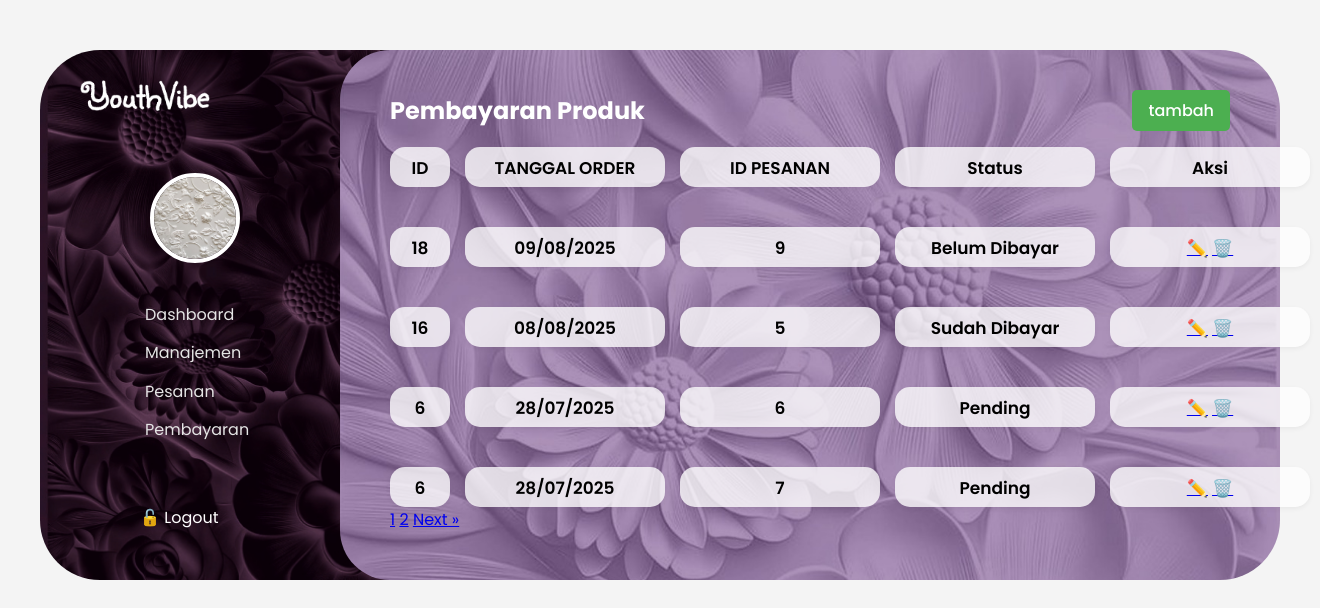
The app's page /admin/pembayaran.php with its own data.
### tables this page shows
CREATE TABLE `pembayaran` (
  `id` int(11) NOT NULL,
  `nama_user` varchar(50) NOT NULL,
  `id_barang` int(50) NOT NULL,
  `harga` int(255) NOT NULL,
  `status` varchar(50) NOT NULL,
  `tanggal_pembayaran` date NOT NULL
);

CREATE TABLE `pesanan` (
  `id_pesanan` int(11) NOT NULL,
  `id_user` int(11) NOT NULL,
  `id_produk` int(11) NOT NULL,
  `nama_penerima` varchar(100) NOT NULL,
  `alamat_pengiriman` text NOT NULL,
  `jumlah` int(11) NOT NULL,
  `catatan` text DEFAULT NULL,
  `tanggal_pesan` datetime DEFAULT current_timestamp()
);

### admin/pembayaran.php (the view, shortened to what this page needs)
<?php
include '../koneksi.php';
$limit = 4;
$page = isset($_GET['page']) ? (int)$_GET['page'] : 1;
$start = ($page - 1) * $limit;
$total_result = mysqli_query($koneksi, "SELECT COUNT(*) AS total FROM pembayaran");
$total_row = mysqli_fetch_assoc($total_result);
$total_data = $total_row['total'];
$total_pages = ceil($total_data / $limit);
$query = "
  SELECT pembayaran.*, pesanan.id_pesanan
  FROM pembayaran
  JOIN pesanan ON pembayaran.id_barang = pesanan.id_produk
  ORDER BY pembayaran.id DESC
  LIMIT $start, $limit
";
$result = mysqli_query($koneksi, $query);
?>
<!DOCTYPE html>
<html lang="id">
<head>
  <link rel="stylesheet" href="admin.css" />
</head>
<body>
<div class="container" >
  <aside class="sidebar">
    <div class="logo">
      <img src="image/YouthVibe.png" alt="">
    </div>
    <div class="profile">
      <img src="image/backadmin.png" alt="Profile" class="profile-img">
    </div>
    <ul class="nav">
      <li><a href="dashboard.php">Dashboard</a></li>
      <li><a href="manajemen.php">Manajemen</a></li>
      <li><a href="pesanan.php">Pesanan</a></li>
      <li><a href="#">Pembayaran</a></li>
    </ul>
    <div class="logout">
      <a href="../logout.php">🔓 Logout</a>
    </div>
  </aside>
  <div class="pesanan">
    <div class="header-pesanan">
      <h2 style="margin: 0;">Pembayaran Produk</h2>
      <a href="tambah_pembayaran.php" class="tambah-btn" style="margin:0">tambah</a>
    </div>
    <div class="table-container">
      <div class="column-judul">
        <div class="box-judul"><p>ID</p></div>
       <?php while ($row = mysqli_fetch_assoc($result)) : ?>
          <div class="box-judul"><?= htmlspecialchars($row['id']) ?></div>
        <?php endwhile; ?>
      </div>
      <?php mysqli_data_seek($result, 0); ?>
      <div class="column">
        <div class="box-besar">TANGGAL ORDER</div>
        <?php while ($row = mysqli_fetch_assoc($result)) : ?>
          <div class="box-besar"><?= date('d/m/Y', strtotime($row['tanggal_pembayaran'])) ?></div>
        <?php endwhile; ?>
      </div>
      <?php mysqli_data_seek($result, 0); ?>
      <div class="column">
        <div class="box-besar">ID PESANAN</div>
        <?php while ($row = mysqli_fetch_assoc($result)) : ?>
          <div class="box-besar"><?= htmlspecialchars($row['id_pesanan']) ?></div>
        <?php endwhile; ?>
      </div>
      <?php mysqli_data_seek($result, 0); ?>
      <div class="column">
        <div class="box-besar">Status</div>
        <?php while ($row = mysqli_fetch_assoc($result)) : ?>
          <div class="box-besar"><?= htmlspecialchars($row['status']) ?></div>
        <?php endwhile; ?>
      </div>
      <?php mysqli_data_seek($result, 0); ?>
      <div class="column">
        <div class="box-besar">Aksi</div>
        <?php while ($row = mysqli_fetch_assoc($result)) : ?>
          <div class="box-besar">
            <a href="edit_pembayaran.php?id=<?= $row['id'] ?>" title="Edit">✏️</a>
            <a href="deletePembayaran.php?id=<?= $row['id'] ?>" onclick="return confirm('Yakin ingin hapus produk?')" title="Hapus">🗑️</a>
          </div>
        <?php endwhile; ?>
      </div>
    </div>
    <div class="pagination">
      <?php for ($i = 1; $i <= $total_pages; $i++): ?>
        <a href="?page=<?= $i ?>" <?= $i == $page ? 'class="active"' : '' ?>><?= $i ?></a>
      <?php endfor; ?>
      <?php if ($page < $total_pages): ?>
        <a href="?page=<?= $page + 1 ?>">Next »</a>
      <?php endif; ?>
    </div>
  </div>
</div>
</body>
</html>

### admin/admin.css (style rules this page uses)
* { margin: 0; padding: 0; box-sizing: border-box; }
body { background-color: #f4f4f4; }
.container { display: flex; margin: 50px 40px 0 40px; height: 530px; position: relative; font-family: "Poppins", sans-serif; }
.sidebar { width: 450px; background: #1d0e1d url("image/logo-sidebar.jpg") no-repeat center center; background-size: 450px 550px; color: white; padding: 30px 20px; border-top-left-radius: 60px; border-bottom-left-radius: 60px; display: flex; flex-direction: column; justify-content: space-between; position: relative; z-index: 1; }
.logo img { width: 130px; margin-left: 20px; }
.profile { margin-left: 90px; }
.profile img { width: 90px; height: 90px; object-fit: cover; border-radius: 50%; border: 4px solid white; }
.nav { list-style: none; margin-top: -30px; margin-left: 85px; }
.nav li a { margin: 18px 0; font-size: 16px; cursor: pointer; color: #e5e5e5; text-decoration: none; line-height: 2.4rem; }
.logout { margin-bottom: 20px; margin-left: 80px; font-size: 16px; cursor: pointer; }
.logout a { text-decoration: none; color: white; }
.pesanan { flex: 1; background: #b698cc url("image/logo-main.jpg") no-repeat center center; background-size: 975px 550px; padding: 40px 50px; border-radius: 50px 60px 60px 50px; color: white; position: absolute; top: 0; left: 300px; right: 0; bottom: 0; z-index: 2; }
.pesanan h2 { color: white; margin-bottom: 40px; }
.table-container { display: flex; gap: 15px; }
.column-judul { display: flex; flex-direction: column; gap: 40px; }
.column { display: flex; flex-direction: column; gap: 40px; }
.box-judul { background: #ffffffc7; border-radius: 15px; padding: 8px; text-align: center; font-weight: 600; font-size: 17px; width: 60px; height: 40px; color: #000; box-shadow: 0 2px 5px rgba(0, 0, 0, 0.05); }
.box-besar { background: #ffffffc7; border-radius: 15px; padding: 8px; font-weight: 600; font-size: 17px; width: 200px; color: #000; box-shadow: 0 2px 5px rgba(0, 0, 0, 0.05); align-items: center; text-align: center; justify-content: center; height: 40px; }
.header-pesanan { display: flex; justify-content: space-between; align-items: center; margin-bottom: 1rem; }
.tambah-btn { padding: 8px 16px; background-color: #4caf50; color: white; border: none; border-radius: 5px; text-decoration: none; font-weight: 500; transition: background-color 0.3s; }

### records on screen
pembayaran: id "18", tanggal_pembayaran "09/08/2025", pesanan.id_pesanan "9", status "Belum Dibayar"
pembayaran: id "16", tanggal_pembayaran "08/08/2025", pesanan.id_pesanan "5", status "Sudah Dibayar"
pembayaran: id "6", tanggal_pembayaran "28/07/2025", pesanan.id_pesanan "6", pesanan.id_pesanan "7", status "Pending"
